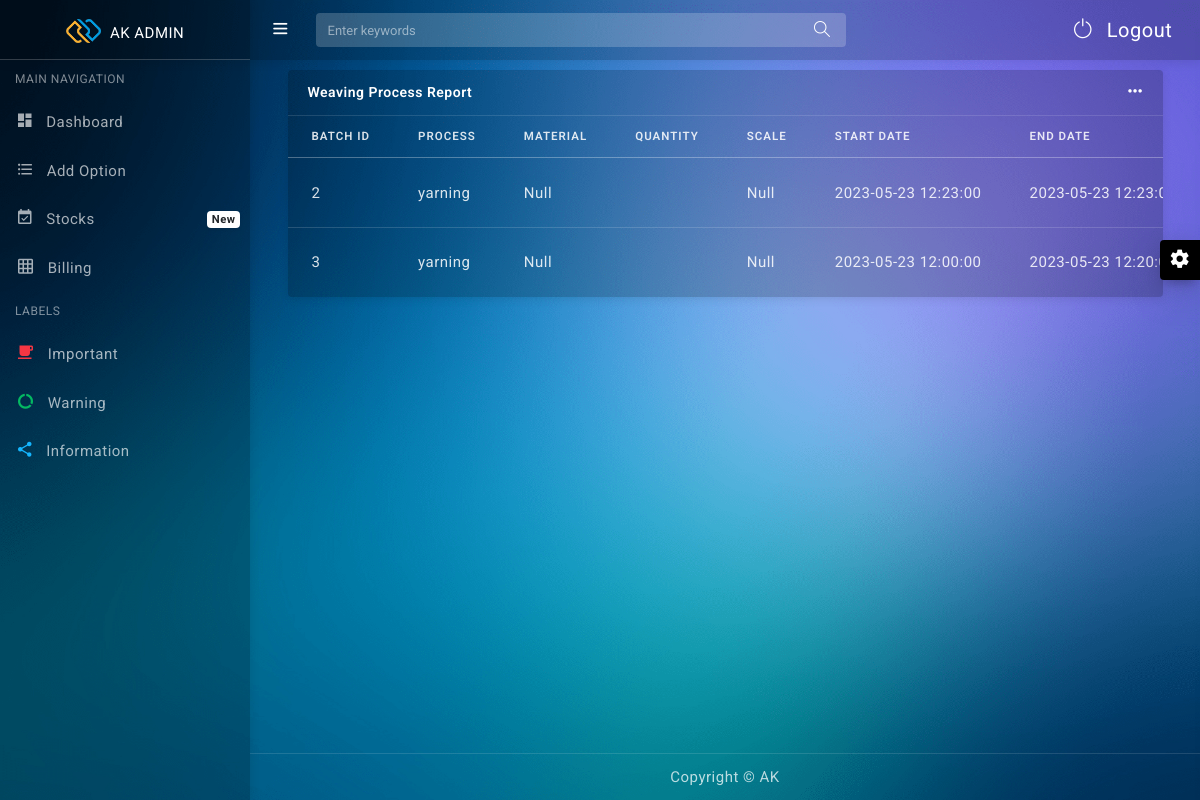
Screenshot of /weavingreport.php with the database file from the repository.
### tables this page shows
CREATE TABLE `weaving` (
  `batchid` int(11) NOT NULL,
  `process` varchar(255) NOT NULL,
  `material` varchar(255) NOT NULL,
  `quantity` int(11) NOT NULL,
  `scale` varchar(255) NOT NULL,
  `startdate` datetime NOT NULL,
  `enddate` datetime NOT NULL,
  `status` varchar(255) NOT NULL
);

### weavingreport.php (the view, shortened to what this page needs)
<!DOCTYPE html>
<html lang="en">
<head>
  <link href="assets/css/pace.min.css" rel="stylesheet"/>
  <link href="assets/plugins/simplebar/css/simplebar.css" rel="stylesheet"/>
  <link href="assets/css/bootstrap.min.css" rel="stylesheet"/>
  <link href="assets/css/animate.css" rel="stylesheet" type="text/css"/>
  <link href="assets/css/icons.css" rel="stylesheet" type="text/css"/>
  <link href="assets/css/sidebar-menu.css" rel="stylesheet"/>
  <link href="assets/css/app-style.css" rel="stylesheet"/>
</head>
<body class="bg-theme bg-theme1">
 <div id="wrapper">
   <div id="sidebar-wrapper" data-simplebar="" data-simplebar-auto-hide="true">
     <div class="brand-logo">
      <a href="index.html">
       <img src="assets/images/logo-icon.png" class="logo-icon" alt="logo icon">
       <h5 class="logo-text">AK Admin</h5>
     </a>
   </div>
   <ul class="sidebar-menu do-nicescrol">
      <li class="sidebar-header">MAIN NAVIGATION</li>
      <li>
        <a href="home.php">
          <i class="zmdi zmdi-view-dashboard"></i> <span>Dashboard</span>
        </a>
      </li>
     <li>
        <a href="addoption">
          <i class="zmdi zmdi-format-list-bulleted"></i> <span>Add Option</span>
        </a>
      </li>
<li>
        <a href="calendar.html">
          <i class="zmdi zmdi-calendar-check"></i> <span>Stocks</span>
          <small class="badge float-right badge-light">New</small>
        </a>
      </li>
      <li>
        <a href="tables.html">
          <i class="zmdi zmdi-grid"></i> <span>Billing</span>
        </a>
      </li>
      <li class="sidebar-header">LABELS</li>
      <li><a href="javaScript:void();"><i class="zmdi zmdi-coffee text-danger"></i> <span>Important</span></a></li>
      <li><a href="javaScript:void();"><i class="zmdi zmdi-chart-donut text-success"></i> <span>Warning</span></a></li>
      <li><a href="javaScript:void();"><i class="zmdi zmdi-share text-info"></i> <span>Information</span></a></li>
    </ul>
   </div>
<header class="topbar-nav">
 <nav class="navbar navbar-expand fixed-top">
  <ul class="navbar-nav mr-auto align-items-center">
    <li class="nav-item">
      <a class="nav-link toggle-menu" href="javascript:void();">
       <i class="icon-menu menu-icon"></i>
     </a>
    </li>
    <li class="nav-item">
      <form class="search-bar">
        <input type="text" class="form-control" placeholder="Enter keywords">
         <a href="javascript:void();"><i class="icon-magnifier"></i></a>
      </form>
    </li>
  </ul>
  <ul class="navbar-nav align-items-center right-nav-link">
    <li class="nav-item dropdown-lg">
      <a class="nav-link dropdown-toggle dropdown-toggle-nocaret waves-effect"  href="logout.php">
     <i class="icon-power mr-2"></i> Logout</a>
    </li>
  </ul>
</nav>
</header>
  <div class="content-wrapper">
    <div class="container-fluid">
   <div class="col-lg-12">
     <div class="card">
       <div class="card-header">Weaving Process Report
      <div class="card-action">
             <div class="dropdown">
             <a href="javascript:void();" class="dropdown-toggle dropdown-toggle-nocaret" data-toggle="dropdown">
              <i class="icon-options"></i>
             </a>
              </div>
             </div>
     </div>
 <?php
include('connection.php');
$query = "SELECT * FROM weaving";
$result = mysqli_query($conn, $query);
?>
         <div class="table-responsive">
                 <table class="table align-items-center table-flush table-borderless">
                  <thead>
                   <tr>
                     <th>Batch ID</th>
                     <th>Process</th>
                     <th>Material</th>
                      <th>Quantity</th>
                     <th>Scale</th>
                     <th>Start Date</th>
                      <th>End Date</th>
                   </tr>
                   </thead>
                   <?php
if (mysqli_num_rows($result) > 0) {
  $sn=1;
  while($data = mysqli_fetch_assoc($result)) {
 ?>
                   <tbody><tr>
   <td><?php echo $data['batchid']; ?> </td>
   <td><?php echo $data['process']; ?> </td>
   <td><?php echo $data['material']; ?> </td>
   <td><?php echo $data['qty']; ?> </td>
   <td><?php echo $data['scale']; ?> </td>
   <td><?php echo $data['startdate']; ?> </td>
   <td><?php echo $data['enddate']; ?> </td>
 <tr>
 <?php
  $sn++;}} else { ?>
    <tr>
     <td colspan="8">No data found</td>
    </tr>
 <?php } ?>
</tbody>
</table>
               </div>
     </div>
   </div>
  </div>
    </div>
   </div>
	<footer class="footer">
      <div class="container">
        <div class="text-center">
          Copyright © AK
        </div>
      </div>
    </footer>
   <div class="right-sidebar">
    <div class="switcher-icon">
      <i class="zmdi zmdi-settings zmdi-hc-spin"></i>
    </div>
   </div>
</body>
</html>

### assets/css/sidebar-menu.css (style rules this page uses)
.sidebar-menu { list-style: none; margin: 0; padding: 0; background-color: transparent; }
.sidebar-menu>li { position: relative; margin: 0; padding: 0; }
.sidebar-menu>li>a { padding: 13px 5px 13px 15px; display: block; border-left: 3px solid transparent; color: rgba(255, 255, 255, 0.65); font-size: 15px; }
.sidebar-menu>li .label, .sidebar-menu>li .badge { margin-top: 3px; margin-right: 5px; }
.sidebar-menu li.sidebar-header { padding: 10px 25px 10px 15px; font-size: 12px; color: rgba(255, 255, 255, 0.5); }
.sidebar-menu a { color: #b8c7ce; text-decoration: none; }

### rows the page displays
weaving: batchid "2", process "yarning", material "Null", scale "Null", startdate "2023-05-23 12:23:00", enddate "2023-05-23…"
weaving: batchid "3", process "yarning", material "Null", scale "Null", startdate "2023-05-23 12:00:00", enddate "2023-05-23…"
